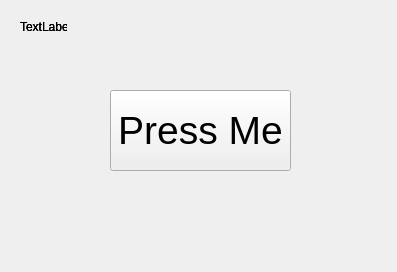
<?xml version="1.0" encoding="UTF-8"?>
<ui version="4.0">
 <class>MainWindow</class>
 <widget class="QMainWindow" name="MainWindow">
  <property name="geometry">
   <rect>
    <x>0</x>
    <y>0</y>
    <width>397</width>
    <height>272</height>
   </rect>
  </property>
  <property name="windowTitle">
   <string>MainWindow</string>
  </property>
  <widget class="QWidget" name="centralwidget">
   <widget class="QPushButton" name="pushButton">
    <property name="geometry">
     <rect>
      <x>110</x>
      <y>90</y>
      <width>181</width>
      <height>81</height>
     </rect>
    </property>
    <property name="font">
     <font>
      <pointsize>29</pointsize>
     </font>
    </property>
    <property name="text">
     <string>Press Me</string>
    </property>
   </widget>
   <widget class="QLabel" name="label">
    <property name="enabled">
     <bool>true</bool>
    </property>
    <property name="geometry">
     <rect>
      <x>20</x>
      <y>20</y>
      <width>47</width>
      <height>13</height>
     </rect>
    </property>
    <property name="text">
     <string>TextLabel</string>
    </property>
   </widget>
   <widget class="QLabel" name="label_3">
    <property name="enabled">
     <bool>true</bool>
    </property>
    <property name="geometry">
     <rect>
      <x>20</x>
      <y>20</y>
      <width>47</width>
      <height>13</height>
     </rect>
    </property>
    <property name="text">
     <string>TextLabel</string>
    </property>
   </widget>
   <widget class="QLabel" name="label_2">
    <property name="enabled">
     <bool>true</bool>
    </property>
    <property name="geometry">
     <rect>
      <x>20</x>
      <y>20</y>
      <width>47</width>
      <height>13</height>
     </rect>
    </property>
    <property name="text">
     <string>TextLabel</string>
    </property>
   </widget>
  </widget>
 </widget>
 <resources/>
 <connections/>
</ui>
